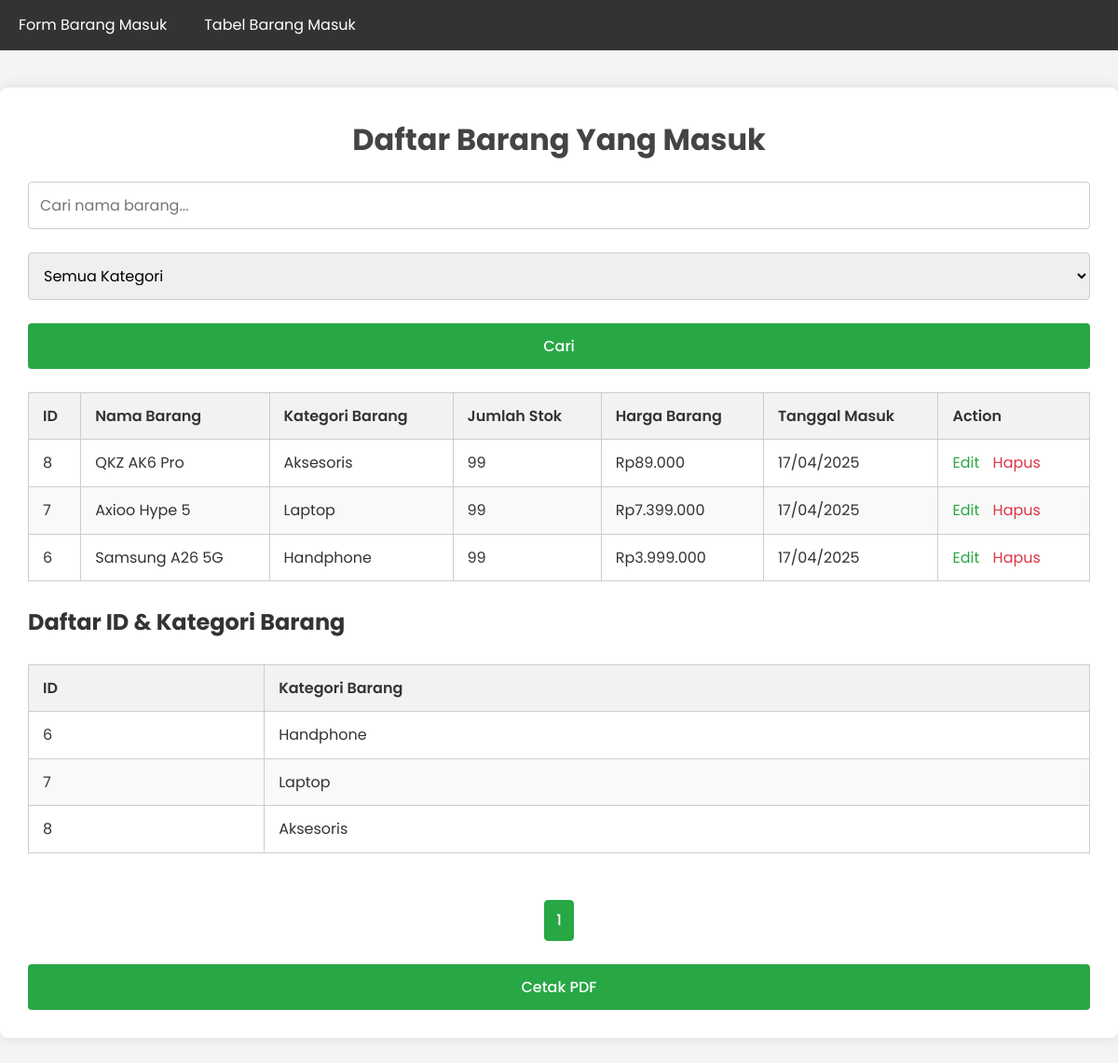
The page /barang_success.php on the database its author committed.
### tables this page shows
CREATE TABLE `barang` (
  `id` int NOT NULL,
  `nama_barang` varchar(255) NOT NULL,
  `kategori_barang` varchar(255) NOT NULL,
  `stok` int NOT NULL,
  `harga_barang` bigint DEFAULT NULL,
  `tanggal_masuk` timestamp NULL DEFAULT CURRENT_TIMESTAMP
);

### barang_success.php (the view, shortened to what this page needs)
<?php
$conn = new mysqli(DB_SERVER, DB_USERNAME, DB_PASSWORD, DB_NAME);
$search = isset($_GET['search']) ? trim($_GET['search']) : '';
$rows_per_page = 10;
$current_page = isset($_GET['page']) ? (int)$_GET['page'] : 1;
$offset = ($current_page - 1) * $rows_per_page;
$sql = "SELECT * FROM barang WHERE 1=1";
$count_sql = "SELECT COUNT(*) as total FROM barang WHERE 1=1";
$params = [];
$types = '';
$sql .= " ORDER BY tanggal_masuk DESC LIMIT ?, ?";
$params[] = $offset;
$params[] = $rows_per_page;
$types .= 'ii';
$stmt_count = $conn->prepare($count_sql);
$stmt_count->execute();
$total_result = $stmt_count->get_result();
$total_row = $total_result->fetch_assoc();
$total_records = $total_row['total'];
$total_pages = ceil($total_records / $rows_per_page);
$stmt = $conn->prepare($sql);
if (!empty($params)) {
    $stmt->bind_param($types, ...$params);
}
$stmt->execute();
$result = $stmt->get_result();
?>
<!DOCTYPE html>
<html lang="id">
<head>
    <link rel="stylesheet" href="style.css">
</head>
<body>
    <div class="navbar">
        <a href="index.php">Form Barang Masuk</a>
        <a href="barang_success.php">Tabel Barang Masuk</a>
    </div>
    <div class="container2">
        <h1>Daftar Barang Yang Masuk</h1>
        <form method="GET" action="barang_success.php" class="search-form">
            <input type="text" name="search" placeholder="Cari nama barang..." style="margin-bottom: 25px;"
                value="<?= htmlspecialchars($search) ?>">
            <select name="kategori" style="margin-bottom: 25px;">
                <option value="">Semua Kategori</option>
            </select>
            <button type="submit" class="btn btn-primary">Cari</button>
        </form>
        <?php if ($result->num_rows > 0): ?>
            <div class="table-responsive">
                <table>
                    <thead>
                        <tr>
                            <th>ID</th>
                            <th>Nama Barang</th>
                            <th>Kategori Barang</th>
                            <th>Jumlah Stok</th>
                            <th>Harga Barang</th>
                            <th>Tanggal Masuk</th>
                            <th>Action</th>
                        </tr>
                    </thead>
                    <tbody>
                        <?php while ($row = $result->fetch_assoc()): ?>
                            <tr>
                                <td><?= htmlspecialchars($row['id']) ?></td>
                                <td><?= htmlspecialchars($row['nama_barang']) ?></td>
                                <td><?= htmlspecialchars($row['kategori_barang']) ?></td>
                                <td><?= htmlspecialchars($row['stok']) ?></td>
                                <td>
                                    <?php
                                    $cleaned_harga = preg_replace('/[^\d]/', '', $row['harga_barang']);
                                    echo 'Rp' . number_format((float)$cleaned_harga, 0, ',', '.');
                                    ?>
                                </td>
                                <td><?= date('d/m/Y', strtotime($row['tanggal_masuk'])) ?></td>
                                <td class="action-links">
                                    <a href="update_barang.php?id=<?= htmlspecialchars($row['id']) ?>" class="action-link">Edit</a>
                                    <a href="delete_barang.php?id=<?= htmlspecialchars($row['id']) ?>"
                                        class="action-link delete"
                                        onclick="return confirm('Yakin ingin menghapus barang ini?');">Hapus</a>
                                </td>
                            </tr>
                        <?php endwhile; ?>
                    </tbody>
                </table>
            </div>
            <h2>Daftar ID & Kategori Barang</h2>
            <?php
            $id_kategori_result = $conn->query("SELECT id, kategori_barang FROM barang ORDER BY id ASC");
            ?>
            <?php if ($id_kategori_result->num_rows > 0): ?>
                <div class="table-responsive">
                    <table>
                        <thead>
                            <tr>
                                <th>ID</th>
                                <th>Kategori Barang</th>
                            </tr>
                        </thead>
                        <tbody>
                            <?php while ($row = $id_kategori_result->fetch_assoc()): ?>
                                <tr>
                                    <td><?= htmlspecialchars($row['id']) ?></td>
                                    <td><?= htmlspecialchars($row['kategori_barang']) ?></td>
                                </tr>
                            <?php endwhile; ?>
                        </tbody>
                    </table>
                </div>
            <?php else: ?>
                <p class="no-data">Belum ada data ID dan Kategori yang tersedia.</p>
            <?php endif; ?>
            <div class="pagination">
                <?php
                $start_page = max(1, $current_page - 2);
                $end_page = min($total_pages, $current_page + 2);
                for ($i = $start_page; $i <= $end_page; $i++):
                    if ($i == $current_page): ?>
                        <span class="page-link current"><?= $i ?></span>
                    <?php else: ?>
                        <a href="?<?= http_build_query(array_merge($_GET, ['page' => $i])) ?>" class="page-link"><?= $i ?></a>
                <?php endif;
                endfor;
                ?>
            </div>
            <div class="print-button-container">
                <button onclick="window.print();" class="btn btn-primary print-btn">Cetak PDF</button>
            </div>
        <?php else: ?>
            <p class="no-data">Belum ada barang yang ditemukan.</p>
        <?php endif; ?>
    </div>
</body>
</html>

### style.css (style rules this page uses)
:root { --primary-color: #28a745; --primary-hover: #218838; --dark-color: #333; --light-color: #f4f4f4; --border-color: #ccc; --text-color: #333; --white: #fff; }
* { margin: 0; padding: 0; box-sizing: border-box; }
body { font-family: "Poppins", sans-serif; background-color: var(--light-color); color: var(--text-color); line-height: 1.6; }
.navbar { background-color: var(--dark-color); overflow: hidden; }
.navbar a { float: left; display: block; color: var(--white); text-align: center; padding: 14px 20px; text-decoration: none; transition: all 0.3s ease; }
.container2 { max-width: 1200px; margin: 40px auto; padding: 30px; background-color: var(--white); border-radius: 8px; box-shadow: 0 0 15px rgba(0, 0, 0, 0.1); }
h1 { text-align: center; color: #444; margin-bottom: 20px; }
input[type="text"], select, button { width: 100%; padding: 12px; border: 1px solid var(--border-color); border-radius: 4px; font-size: 16px; font-family: "Poppins", sans-serif; transition: border 0.3s ease; }
.btn { display: inline-block; padding: 12px 24px; border: none; border-radius: 4px; cursor: pointer; font-size: 16px; font-weight: 500; text-align: center; transition: background-color 0.3s ease; }
.btn-primary { background-color: var(--primary-color); color: var(--white); }
table { width: 100%; border-collapse: collapse; margin: 25px 0; }
th, td { padding: 12px 15px; text-align: left; border: 1px solid var(--border-color); }
th { background-color: #f2f2f2; font-weight: 600; }
tr:nth-child(even) { background-color: #f9f9f9; }
.action-link { color: var(--primary-color); text-decoration: none; margin-right: 10px; transition: color 0.3s ease; }
.action-link.delete { color: #dc3545; }
.pagination { display: flex; justify-content: center; margin: 25px 0; flex-wrap: wrap; gap: 5px; }
.page-link { display: inline-block; padding: 8px 12px; border: 1px solid var(--border-color); border-radius: 4px; text-decoration: none; color: var(--dark-color); transition: all 0.3s ease; }
.page-link.current { background-color: var(--primary-color); color: var(--white); border-color: var(--primary-color); font-weight: 500; }
.table-responsive { overflow-x: auto; }

### rows shown on the page
barang: id "8", nama_barang "QKZ AK6 Pro", kategori_barang "Aksesoris", stok "99", harga_barang "89.000", tanggal_masuk "17/04/2025"
barang: id "7", nama_barang "Axioo Hype 5", kategori_barang "Laptop", stok "99", harga_barang "7.399.000", tanggal_masuk "17/04/2025"
barang: id "6", nama_barang "Samsung A26 5G", kategori_barang "Handphone", stok "99", harga_barang "3.999.000", tanggal_masuk "17/04/2025"
